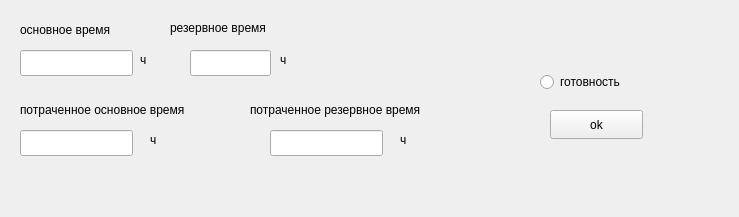
<?xml version="1.0" encoding="UTF-8"?>
<ui version="4.0">
 <class>Settings</class>
 <widget class="QWidget" name="Settings">
  <property name="geometry">
   <rect>
    <x>0</x>
    <y>0</y>
    <width>739</width>
    <height>217</height>
   </rect>
  </property>
  <property name="windowTitle">
   <string>Form</string>
  </property>
  <widget class="QLabel" name="label">
   <property name="geometry">
    <rect>
     <x>20</x>
     <y>20</y>
     <width>131</width>
     <height>20</height>
    </rect>
   </property>
   <property name="text">
    <string>основное время</string>
   </property>
  </widget>
  <widget class="QPushButton" name="pushButton">
   <property name="geometry">
    <rect>
     <x>550</x>
     <y>110</y>
     <width>93</width>
     <height>29</height>
    </rect>
   </property>
   <property name="text">
    <string>ok</string>
   </property>
  </widget>
  <widget class="QLineEdit" name="maint_time_line">
   <property name="geometry">
    <rect>
     <x>20</x>
     <y>50</y>
     <width>113</width>
     <height>26</height>
    </rect>
   </property>
   <property name="text">
    <string/>
   </property>
  </widget>
  <widget class="QLabel" name="label_2">
   <property name="geometry">
    <rect>
     <x>140</x>
     <y>50</y>
     <width>21</width>
     <height>20</height>
    </rect>
   </property>
   <property name="text">
    <string>ч</string>
   </property>
  </widget>
  <widget class="QLineEdit" name="extra_time_line">
   <property name="geometry">
    <rect>
     <x>190</x>
     <y>50</y>
     <width>81</width>
     <height>26</height>
    </rect>
   </property>
   <property name="text">
    <string/>
   </property>
  </widget>
  <widget class="QLabel" name="label_3">
   <property name="geometry">
    <rect>
     <x>170</x>
     <y>20</y>
     <width>131</width>
     <height>16</height>
    </rect>
   </property>
   <property name="text">
    <string>резервное время</string>
   </property>
  </widget>
  <widget class="QLabel" name="label_4">
   <property name="geometry">
    <rect>
     <x>280</x>
     <y>50</y>
     <width>21</width>
     <height>20</height>
    </rect>
   </property>
   <property name="text">
    <string>ч</string>
   </property>
  </widget>
  <widget class="QLabel" name="label_5">
   <property name="geometry">
    <rect>
     <x>20</x>
     <y>100</y>
     <width>221</width>
     <height>20</height>
    </rect>
   </property>
   <property name="text">
    <string>потраченное основное время</string>
   </property>
  </widget>
  <widget class="QLineEdit" name="main_time_user_line">
   <property name="geometry">
    <rect>
     <x>20</x>
     <y>130</y>
     <width>113</width>
     <height>26</height>
    </rect>
   </property>
   <property name="text">
    <string/>
   </property>
  </widget>
  <widget class="QLabel" name="label_6">
   <property name="geometry">
    <rect>
     <x>150</x>
     <y>130</y>
     <width>21</width>
     <height>20</height>
    </rect>
   </property>
   <property name="text">
    <string>ч</string>
   </property>
  </widget>
  <widget class="QLabel" name="label_7">
   <property name="geometry">
    <rect>
     <x>250</x>
     <y>100</y>
     <width>221</width>
     <height>20</height>
    </rect>
   </property>
   <property name="text">
    <string>потраченное резервное время</string>
   </property>
  </widget>
  <widget class="QLineEdit" name="extra_time_user_line">
   <property name="geometry">
    <rect>
     <x>270</x>
     <y>130</y>
     <width>113</width>
     <height>26</height>
    </rect>
   </property>
   <property name="text">
    <string/>
   </property>
  </widget>
  <widget class="QLabel" name="label_8">
   <property name="geometry">
    <rect>
     <x>400</x>
     <y>130</y>
     <width>21</width>
     <height>20</height>
    </rect>
   </property>
   <property name="text">
    <string>ч</string>
   </property>
  </widget>
  <widget class="QRadioButton" name="radioButton">
   <property name="geometry">
    <rect>
     <x>540</x>
     <y>70</y>
     <width>110</width>
     <height>24</height>
    </rect>
   </property>
   <property name="text">
    <string>готовность</string>
   </property>
  </widget>
  <widget class="QLabel" name="change">
   <property name="geometry">
    <rect>
     <x>540</x>
     <y>160</y>
     <width>171</width>
     <height>31</height>
    </rect>
   </property>
   <property name="text">
    <string/>
   </property>
  </widget>
 </widget>
 <resources/>
 <connections/>
</ui>
